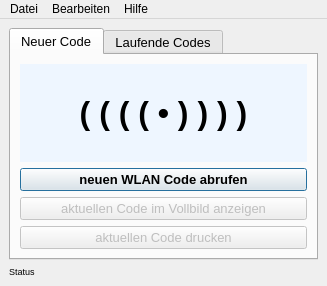
<?xml version="1.0" encoding="UTF-8"?>
<ui version="4.0">
 <class>MainWindow</class>
 <widget class="QMainWindow" name="MainWindow">
  <property name="geometry">
   <rect>
    <x>0</x>
    <y>0</y>
    <width>327</width>
    <height>286</height>
   </rect>
  </property>
  <property name="windowTitle">
   <string>WLAN Codes</string>
  </property>
  <property name="windowIcon">
   <iconset>
    <normaloff>../images/icon.ico</normaloff>../images/icon.ico</iconset>
  </property>
  <widget class="QWidget" name="centralwidget">
   <layout class="QGridLayout" name="gridLayout">
    <item row="0" column="0">
     <widget class="QTabWidget" name="tabWidget">
      <property name="sizePolicy">
       <sizepolicy hsizetype="Expanding" vsizetype="Expanding">
        <horstretch>0</horstretch>
        <verstretch>0</verstretch>
       </sizepolicy>
      </property>
      <property name="font">
       <font>
        <pointsize>10</pointsize>
       </font>
      </property>
      <property name="currentIndex">
       <number>0</number>
      </property>
      <widget class="QWidget" name="tab">
       <attribute name="title">
        <string>Neuer Code</string>
       </attribute>
       <layout class="QVBoxLayout" name="verticalLayout">
        <item>
         <widget class="QLabel" name="label">
          <property name="font">
           <font>
            <pointsize>24</pointsize>
            <bold>true</bold>
           </font>
          </property>
          <property name="styleSheet">
           <string notr="true">background-color: rgb(238, 246, 255);</string>
          </property>
          <property name="text">
           <string>( ( ( ( • ) ) ) )</string>
          </property>
          <property name="alignment">
           <set>Qt::AlignCenter</set>
          </property>
         </widget>
        </item>
        <item>
         <widget class="QPushButton" name="pushButton">
          <property name="font">
           <font>
            <pointsize>10</pointsize>
            <bold>true</bold>
           </font>
          </property>
          <property name="text">
           <string>neuen WLAN Code abrufen</string>
          </property>
          <property name="default">
           <bool>true</bool>
          </property>
         </widget>
        </item>
        <item>
         <widget class="QPushButton" name="pushButton_2">
          <property name="enabled">
           <bool>false</bool>
          </property>
          <property name="text">
           <string>aktuellen Code im Vollbild anzeigen</string>
          </property>
         </widget>
        </item>
        <item>
         <widget class="QPushButton" name="pushButton_3">
          <property name="enabled">
           <bool>false</bool>
          </property>
          <property name="text">
           <string>aktuellen Code drucken</string>
          </property>
         </widget>
        </item>
       </layout>
      </widget>
      <widget class="QWidget" name="tab_2">
       <attribute name="title">
        <string>Laufende Codes</string>
       </attribute>
       <layout class="QVBoxLayout" name="verticalLayout_2">
        <item>
         <widget class="QTableWidget" name="tableWidget">
          <property name="alternatingRowColors">
           <bool>true</bool>
          </property>
          <property name="selectionBehavior">
           <enum>QAbstractItemView::SelectRows</enum>
          </property>
          <property name="rowCount">
           <number>0</number>
          </property>
          <property name="columnCount">
           <number>2</number>
          </property>
          <attribute name="horizontalHeaderCascadingSectionResizes">
           <bool>false</bool>
          </attribute>
          <attribute name="horizontalHeaderDefaultSectionSize">
           <number>126</number>
          </attribute>
          <attribute name="horizontalHeaderStretchLastSection">
           <bool>true</bool>
          </attribute>
          <column/>
          <column/>
         </widget>
        </item>
        <item>
         <widget class="QPushButton" name="pushButton_4">
          <property name="enabled">
           <bool>false</bool>
          </property>
          <property name="text">
           <string>ausgewählten Code im Vollbild anzeigen</string>
          </property>
         </widget>
        </item>
        <item>
         <widget class="QPushButton" name="pushButton_5">
          <property name="enabled">
           <bool>false</bool>
          </property>
          <property name="text">
           <string>ausgewählten Code drucken</string>
          </property>
         </widget>
        </item>
       </layout>
      </widget>
     </widget>
    </item>
    <item row="1" column="0">
     <widget class="QLabel" name="label_status">
      <property name="font">
       <font>
        <pointsize>7</pointsize>
       </font>
      </property>
      <property name="text">
       <string>Status</string>
      </property>
     </widget>
    </item>
   </layout>
  </widget>
  <widget class="QMenuBar" name="menubar">
   <property name="geometry">
    <rect>
     <x>0</x>
     <y>0</y>
     <width>327</width>
     <height>22</height>
    </rect>
   </property>
   <widget class="QMenu" name="menudatei">
    <property name="title">
     <string>Datei</string>
    </property>
    <addaction name="actionCodes_importieren"/>
    <addaction name="actionBeenden"/>
   </widget>
   <widget class="QMenu" name="menuHilfe">
    <property name="title">
     <string>Hilfe</string>
    </property>
    <addaction name="actionInfo"/>
   </widget>
   <widget class="QMenu" name="menuBearbeiten">
    <property name="title">
     <string>Bearbeiten</string>
    </property>
    <addaction name="actionEinstellungen"/>
   </widget>
   <addaction name="menudatei"/>
   <addaction name="menuBearbeiten"/>
   <addaction name="menuHilfe"/>
  </widget>
  <action name="actionCodes_importieren">
   <property name="text">
    <string>Codes importieren</string>
   </property>
  </action>
  <action name="actionBeenden">
   <property name="text">
    <string>Beenden</string>
   </property>
  </action>
  <action name="actionInfo">
   <property name="text">
    <string>Über</string>
   </property>
  </action>
  <action name="actionEinstellungen">
   <property name="text">
    <string>Einstellungen</string>
   </property>
  </action>
 </widget>
 <resources/>
 <connections/>
</ui>
